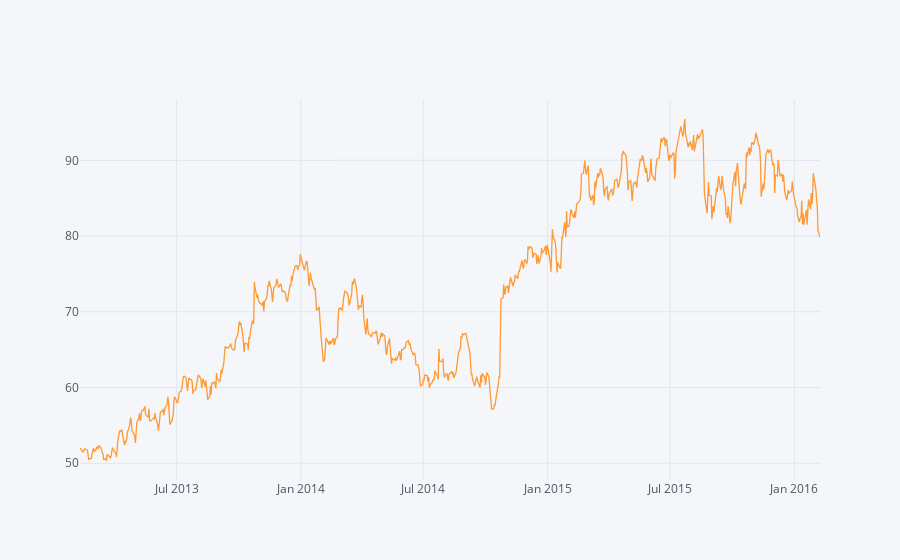

Notebook code cell kept with this figure:
### Code cell
plot_train(df)

### Figure 1 — Plotly figure (JSON) as saved in the notebook; plotly's stock layout.template omitted (floating-point values rounded to 4 significant figures; data arrays with more than 128 entries replaced by an {"elided": "..."} marker saying what was removed)
{"data": [{"line": {"color": "rgba(255, 153, 51, 1.0)", "dash": "solid", "shape": "linear", "width": 1.3}, "mode": "lines", "name": "close", "text": "", "type": "scatter", "x": {"elided": "755 str values"}, "y": {"elided": "755 float values"}}], "layout": {"legend": {"bgcolor": "#F5F6F9", "font": {"color": "#4D5663"}}, "paper_bgcolor": "#F5F6F9", "plot_bgcolor": "#F5F6F9", "title": {"font": {"color": "#4D5663"}}, "xaxis": {"gridcolor": "#E1E5ED", "showgrid": true, "tickfont": {"color": "#4D5663"}, "title": {"font": {"color": "#4D5663"}, "text": ""}, "zerolinecolor": "#E1E5ED"}, "yaxis": {"gridcolor": "#E1E5ED", "showgrid": true, "tickfont": {"color": "#4D5663"}, "title": {"font": {"color": "#4D5663"}, "text": ""}, "zerolinecolor": "#E1E5ED"}}}
